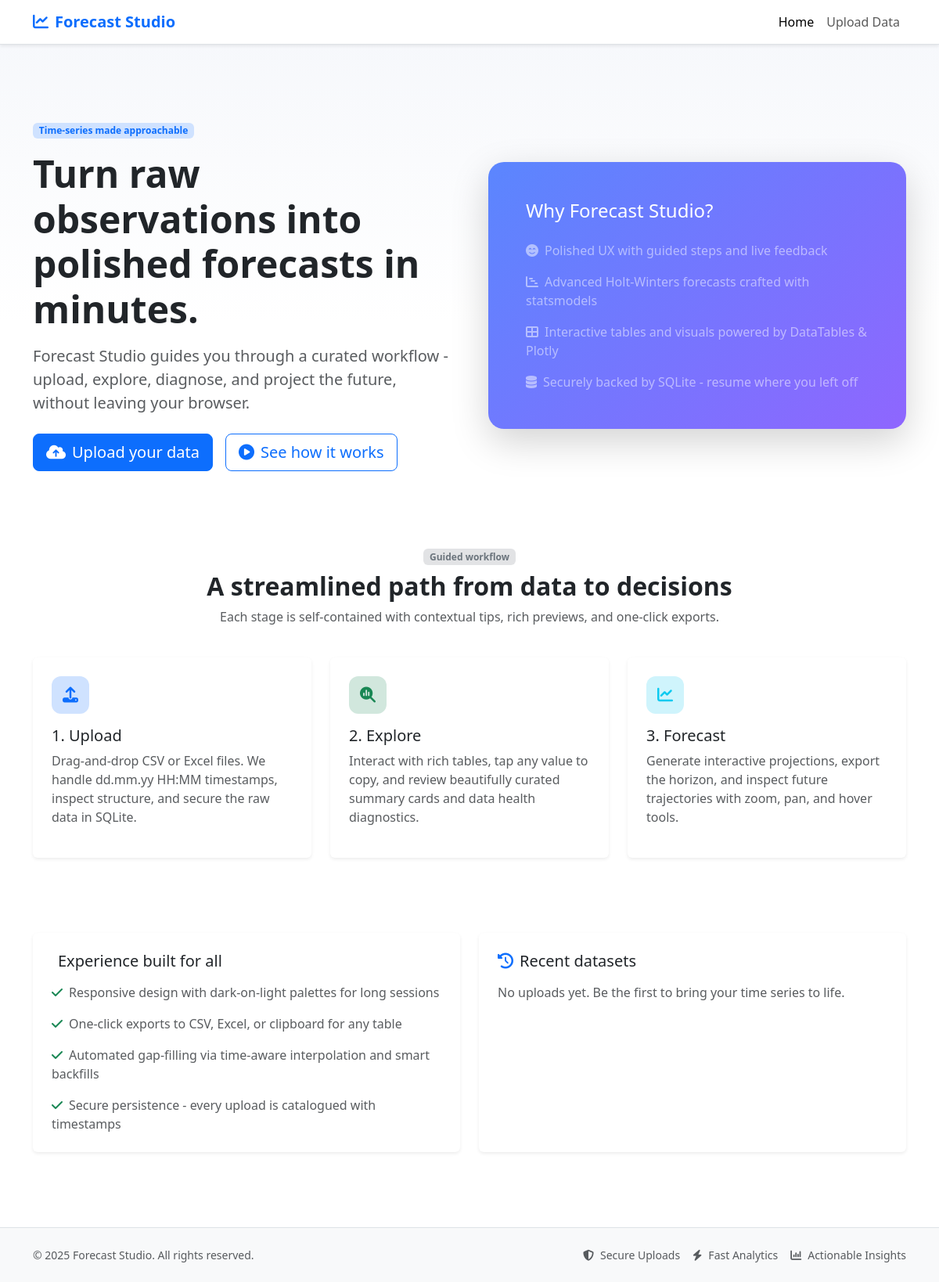
Before: / with the older database file.
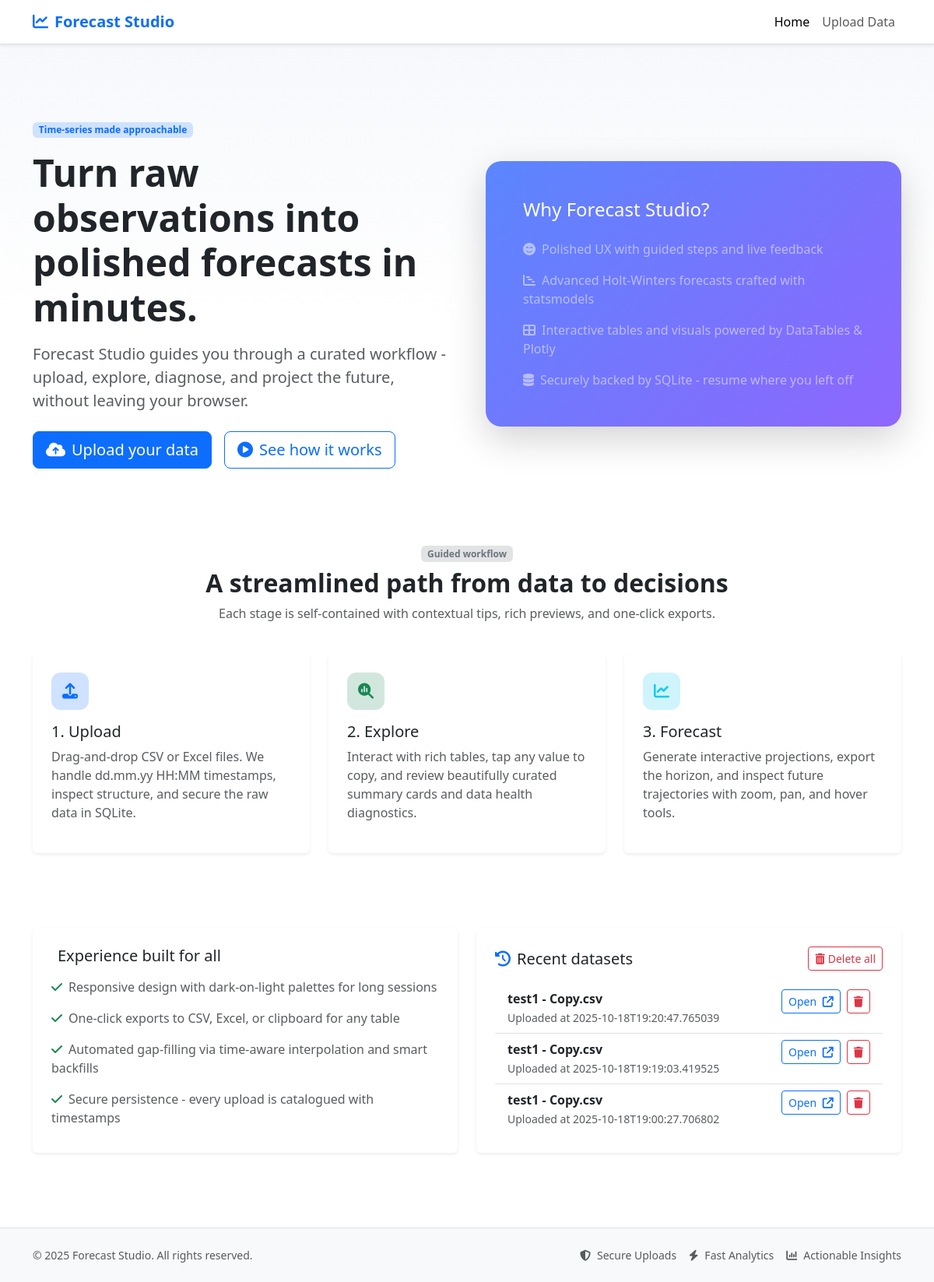
After: the same page with the newer database file.
### tables this page shows
CREATE TABLE datasets (
            id INTEGER PRIMARY KEY AUTOINCREMENT,
            filename TEXT NOT NULL,
            uploaded_at TEXT NOT NULL,
            columns_json TEXT NOT NULL,
            original_data_json TEXT NOT NULL,
            summary_json TEXT NOT NULL,
            missing_json TEXT NOT NULL,
            cleaned_series_json TEXT NOT NULL
        );

### main.py (the view)
@app.route("/")
def home() -> str:
    connection = get_db()
    rows = connection.execute(
        "SELECT id, filename, uploaded_at FROM datasets ORDER BY uploaded_at DESC LIMIT 5"
    ).fetchall()
    recent_datasets = [
        {
            "id": row["id"],
            "filename": row["filename"],
            "uploaded_at": row["uploaded_at"],
        }
        for row in rows
    ]
    return render_template("home.html", recent_datasets=recent_datasets)

### main.py (called while the page is built)
def _get_or_create_csrf_token() -> str:
    token = session.get("_csrf_token")
    if token is None:
        token = secrets.token_urlsafe(32)
        session["_csrf_token"] = token
    return token

@app.context_processor
def inject_globals() -> dict[str, Any]:
    return {
        "current_year": datetime.utcnow().year,
        "csrf_token": _get_or_create_csrf_token,
    }

def get_db() -> sqlite3.Connection:
    if "db" not in g:
        connection = sqlite3.connect(DATABASE_PATH)
        connection.row_factory = sqlite3.Row
        g.db = connection
    return g.db

### templates/home.html (shortened to what this page needs)
{% extends "base.html" %}
{% block content %}
    <section class="py-4 py-lg-5">
        <div class="row align-items-center g-5">
            <div class="col-lg-6">
                <span class="badge bg-primary-subtle text-primary mb-3">Time-series made approachable</span>
                <h1 class="display-5 fw-bold text-dark">Turn raw observations into polished forecasts in minutes.</h1>
                <p class="lead text-muted mt-3">Forecast Studio guides you through a curated workflow - upload, explore, diagnose, and project the future, without leaving your browser.</p>
                <div class="d-flex flex-wrap gap-3 mt-4">
                    <a class="btn btn-primary btn-lg" href="{{ url_for('upload') }}"><i class="fa-solid fa-cloud-arrow-up me-2"></i>Upload your data</a>
                    <a class="btn btn-outline-primary btn-lg" href="#how-it-works"><i class="fa-solid fa-circle-play me-2"></i>See how it works</a>
                </div>
            </div>
            <div class="col-lg-6">
                <div class="card shadow-lg border-0 gradient-card">
                    <div class="card-body p-4 p-lg-5">
                        <h2 class="h4 text-white">Why Forecast Studio?</h2>
                        <ul class="list-unstyled text-white-50 mt-4 mb-0">
                            <li class="mb-3"><i class="fa-solid fa-face-smile-beam me-2"></i>Polished UX with guided steps and live feedback</li>
                            <li class="mb-3"><i class="fa-solid fa-chart-gantt me-2"></i>Advanced Holt-Winters forecasts crafted with statsmodels</li>
                            <li class="mb-3"><i class="fa-solid fa-table-cells-large me-2"></i>Interactive tables and visuals powered by DataTables & Plotly</li>
                            <li><i class="fa-solid fa-database me-2"></i>Securely backed by SQLite - resume where you left off</li>
                        </ul>
                    </div>
                </div>
            </div>
        </div>
    </section>
    <section class="py-5" id="how-it-works">
        <div class="row g-4">
            <div class="col-12 text-center">
                <span class="badge bg-secondary-subtle text-secondary mb-2">Guided workflow</span>
                <h2 class="fw-bold">A streamlined path from data to decisions</h2>
                <p class="text-muted">Each stage is self-contained with contextual tips, rich previews, and one-click exports.</p>
            </div>
            <div class="col-md-4">
                <div class="card h-100 shadow-sm border-0">
                    <div class="card-body p-4">
                        <div class="icon-bubble bg-primary-subtle text-primary mb-3"><i class="fa-solid fa-upload"></i></div>
                        <h3 class="h5">1. Upload</h3>
                        <p class="text-muted">Drag-and-drop CSV or Excel files. We handle dd.mm.yy HH:MM timestamps, inspect structure, and secure the raw data in SQLite.</p>
                    </div>
                </div>
            </div>
            <div class="col-md-4">
                <div class="card h-100 shadow-sm border-0">
                    <div class="card-body p-4">
                        <div class="icon-bubble bg-success-subtle text-success mb-3"><i class="fa-solid fa-magnifying-glass-chart"></i></div>
                        <h3 class="h5">2. Explore</h3>
                        <p class="text-muted">Interact with rich tables, tap any value to copy, and review beautifully curated summary cards and data health diagnostics.</p>
                    </div>
                </div>
            </div>
            <div class="col-md-4">
                <div class="card h-100 shadow-sm border-0">
                    <div class="card-body p-4">
                        <div class="icon-bubble bg-info-subtle text-info mb-3"><i class="fa-solid fa-chart-line"></i></div>
                        <h3 class="h5">3. Forecast</h3>
                        <p class="text-muted">Generate interactive projections, export the horizon, and inspect future trajectories with zoom, pan, and hover tools.</p>
                    </div>
                </div>
            </div>
        </div>
    </section>
    <section class="py-5">
        <div class="row g-4">
            <div class="col-lg-6">
                <div class="card shadow-sm border-0 h-100">
                    <div class="card-body p-4">
                        <h3 class="h5 mb-3">Experience built for all</h3>
                        <ul class="list-unstyled text-muted mb-0">
                            <li class="mb-3"><i class="fa-solid fa-check text-success me-2"></i>Responsive design with dark-on-light palettes for long sessions</li>
                            <li class="mb-3"><i class="fa-solid fa-check text-success me-2"></i>One-click exports to CSV, Excel, or clipboard for any table</li>
                            <li class="mb-3"><i class="fa-solid fa-check text-success me-2"></i>Automated gap-filling via time-aware interpolation and smart backfills</li>
                            <li><i class="fa-solid fa-check text-success me-2"></i>Secure persistence - every upload is catalogued with timestamps</li>
                        </ul>
                    </div>
                </div>
            </div>
            <div class="col-lg-6">
                <div class="card shadow-sm border-0 h-100">
                    <div class="card-body p-4">
                        <div class="d-flex justify-content-between align-items-center mb-3">
                            <h3 class="h5 mb-0"><i class="fa-solid fa-clock-rotate-left text-primary me-2"></i>Recent datasets</h3>
                            {% if recent_datasets %}
                                <form method="post" action="{{ url_for('delete_all_datasets') }}" onsubmit="return confirm('Delete all saved datasets? This cannot be undone.');">
                                    <button class="btn btn-outline-danger btn-sm" type="submit">
                                        <i class="fa-solid fa-trash-can me-1"></i>Delete all
                                    </button>
                                </form>
                            {% endif %}
                        </div>
                        {% if recent_datasets %}
                            <ul class="list-group list-group-flush">
                                {% for dataset in recent_datasets %}
                                    <li class="list-group-item">
                                        <div class="d-flex justify-content-between align-items-start gap-3">
                                            <div>
                                                <div class="fw-semibold">{{ dataset.filename }}</div>
                                                <small class="text-muted">Uploaded at {{ dataset.uploaded_at }}</small>
                                            </div>
                                            <div class="d-flex gap-2">
                                                <a class="btn btn-outline-primary btn-sm" href="{{ url_for('visualize', dataset_id=dataset.id) }}">
                                                    Open <i class="fa-solid fa-arrow-up-right-from-square ms-1"></i>
                                                </a>
                                                <form method="post" action="{{ url_for('delete_dataset', dataset_id=dataset.id) }}" onsubmit="return confirm('Delete this dataset? This cannot be undone.');">
                                                    <button class="btn btn-outline-danger btn-sm" type="submit">
                                                        <i class="fa-solid fa-trash"></i>
                                                    </button>
                                                </form>
                                            </div>
                                        </div>
                                    </li>
                                {% endfor %}
                            </ul>
                        {% else %}
                            <p class="text-muted mb-0">No uploads yet. Be the first to bring your time series to life.</p>
                        {% endif %}
                    </div>
                </div>
            </div>
        </div>
    </section>
{% endblock %}

### templates/base.html (shortened to what this page needs)
<!doctype html>
<html lang="en">
    <head>
        <link href="https://cdn.jsdelivr.net/npm/bootstrap@5.3.2/dist/css/bootstrap.min.css" rel="stylesheet">
        <link href="https://cdnjs.cloudflare.com/ajax/libs/font-awesome/6.5.1/css/all.min.css" rel="stylesheet">
        <link href="https://cdn.datatables.net/1.13.6/css/dataTables.bootstrap5.min.css" rel="stylesheet">
        <link href="https://cdn.datatables.net/buttons/2.4.1/css/buttons.bootstrap5.min.css" rel="stylesheet">
        <link href="{{ url_for('static', filename='css/styles.css') }}" rel="stylesheet">
    </head>
    <body>
        <nav class="navbar navbar-expand-lg navbar-light bg-white border-bottom shadow-sm">
            <div class="container">
                <a class="navbar-brand fw-bold text-primary" href="{{ url_for('home') }}">
                    <i class="fa-solid fa-chart-line me-2"></i>Forecast Studio
                </a>
                <div class="collapse navbar-collapse" id="navbarNav">
                    <ul class="navbar-nav ms-auto">
                        <li class="nav-item">
                            <a class="nav-link{% if request.endpoint == 'home' %} active{% endif %}" href="{{ url_for('home') }}">Home</a>
                        </li>
                        <li class="nav-item">
                            <a class="nav-link{% if request.endpoint == 'upload' %} active{% endif %}" href="{{ url_for('upload') }}">Upload Data</a>
                        </li>
                    </ul>
                </div>
            </div>
        </nav>
        <main class="py-5">
            <div class="container">
                {% block content %}{% endblock %}
            </div>
        </main>
        <footer class="border-top py-4 bg-light">
            <div class="container d-flex flex-column flex-lg-row justify-content-between align-items-lg-center">
                <div class="text-muted small">&copy; {{ current_year | default(2024) }} Forecast Studio. All rights reserved.</div>
                <div class="d-flex gap-3 mt-3 mt-lg-0">
                    <span class="small text-muted"><i class="fa-solid fa-shield-halved me-2"></i>Secure Uploads</span>
                    <span class="small text-muted"><i class="fa-solid fa-bolt me-2"></i>Fast Analytics</span>
                    <span class="small text-muted"><i class="fa-solid fa-chart-column me-2"></i>Actionable Insights</span>
                </div>
            </div>
        </footer>
    </body>
</html>

### static/css/styles.css (style rules this page uses)
:root { color-scheme: light; --brand-primary: #4d7cfe; --brand-dark: #172b4d; --gradient-start: #4d7cfe; --gradient-end: #7c4dfe; }
body { background: linear-gradient(180deg, #f5f7fb 0%, #ffffff 25%); min-height: 100vh; }
.gradient-card { background: linear-gradient(135deg, rgba(77, 124, 254, 0.92), rgba(124, 77, 254, 0.86)); border-radius: 1.25rem; color: #fff; }
.icon-bubble { width: 48px; height: 48px; display: grid; place-items: center; border-radius: 12px; font-size: 1.25rem; }

Changed rows visible on the page:
added datasets: filename "test1 - Copy.csv", uploaded_at "2025-10-18T19:20:47.765039"
added datasets: filename "test1 - Copy.csv", uploaded_at "2025-10-18T19:19:03.419525"
added datasets: filename "test1 - Copy.csv", uploaded_at "2025-10-18T19:00:27.706802"
Other visible differences:
text no longer shown: "No uploads yet. Be the first to bring your time series to life."
text now shown: "Delete all"
